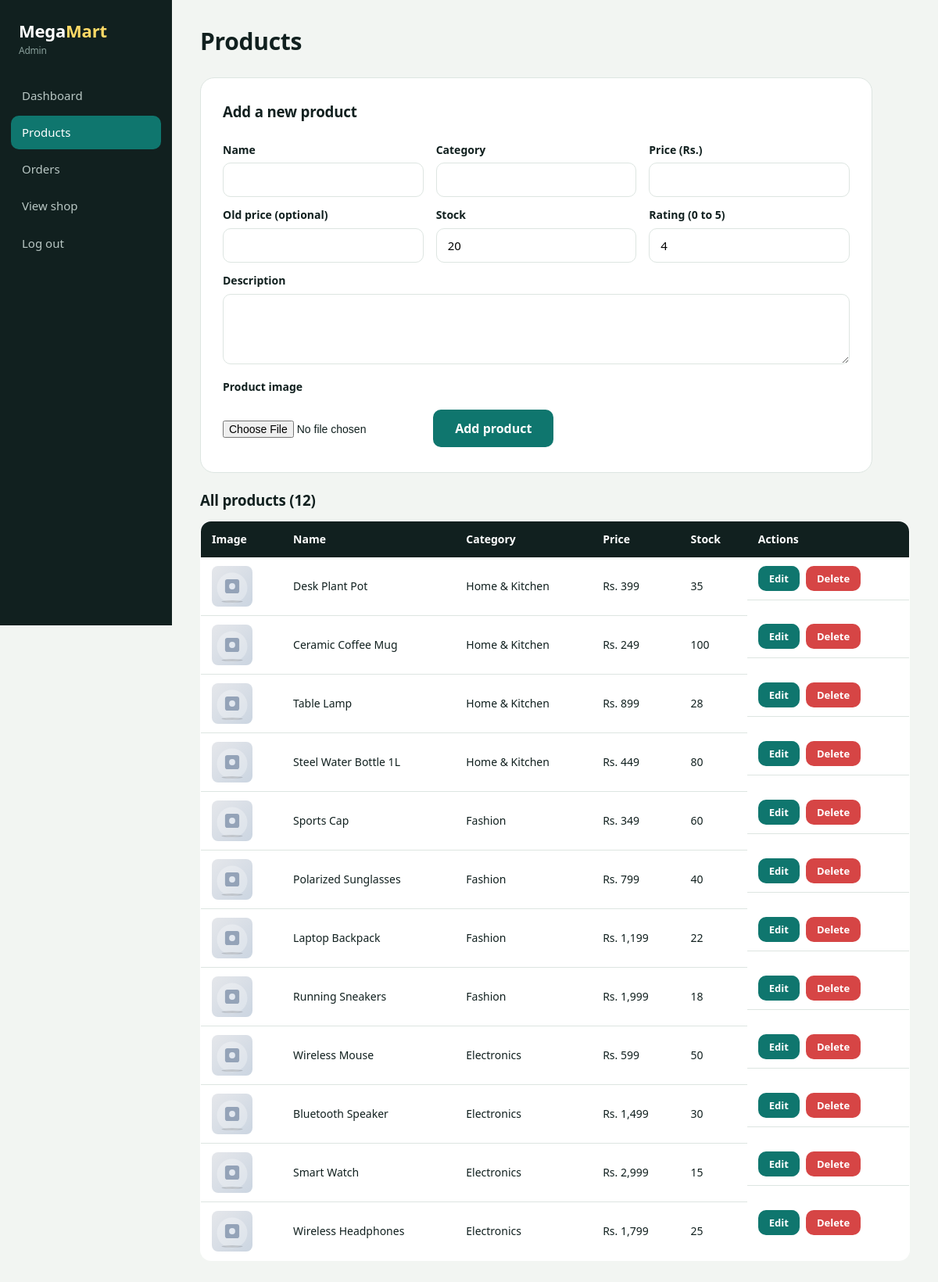
The page /products.php (signed in) on the database its author committed.
### tables this page shows
CREATE TABLE products (
  id INT AUTO_INCREMENT PRIMARY KEY,
  name VARCHAR(120) NOT NULL,
  category VARCHAR(60) NOT NULL,
  description TEXT,
  price DECIMAL(10,2) NOT NULL,
  old_price DECIMAL(10,2) DEFAULT NULL,
  rating DECIMAL(2,1) DEFAULT 4.0,
  stock INT DEFAULT 20,
  image VARCHAR(255) DEFAULT ''
);

### db.php (called while the page is built, shortened)
<?php
function e($s) { return htmlspecialchars((string)$s, ENT_QUOTES, 'UTF-8'); }
function img($p, $root = '') {
    $f = !empty($p['image']) ? $p['image'] : 'default.svg';
    if (!file_exists(__DIR__ . '/images/products/' . $f)) { $f = 'default.svg'; }
    return $root . 'images/products/' . $f;
}
function money($n) { return 'Rs. ' . number_format((float)$n, 0); }
?>

### products.php (the view, shortened to what this page needs)
<?php
require 'auth.php';
$edit = null;
$list = mysqli_query($conn, "SELECT * FROM products ORDER BY id DESC");
include 'header.php';
?>
<h1>Products</h1>
<form method="post" enctype="multipart/form-data" class="form-card wide">
  <h3><?= $edit ? 'Edit product' : 'Add a new product' ?></h3>
  <div class="form-grid">
    <div><label>Name</label><input type="text" name="name" required value="<?= e($edit['name'] ?? '') ?>"></div>
    <div><label>Category</label><input type="text" name="category" list="cats" required value="<?= e($edit['category'] ?? '') ?>">
      <datalist id="cats"><option value="Electronics"><option value="Fashion"><option value="Home &amp; Kitchen"></datalist></div>
    <div><label>Price (Rs.)</label><input type="number" step="0.01" name="price" required value="<?= e($edit['price'] ?? '') ?>"></div>
    <div><label>Old price (optional)</label><input type="number" step="0.01" name="old_price" value="<?= e($edit['old_price'] ?? '') ?>"></div>
    <div><label>Stock</label><input type="number" name="stock" required value="<?= e($edit['stock'] ?? 20) ?>"></div>
    <div><label>Rating (0 to 5)</label><input type="number" step="0.1" min="0" max="5" name="rating" value="<?= e($edit['rating'] ?? 4.0) ?>"></div>
  </div>
  <label>Description</label>
  <textarea name="description"><?= e($edit['description'] ?? '') ?></textarea>
  <label>Product image <?= $edit ? '(leave empty to keep the current one)' : '' ?></label>
  <input type="file" name="image" accept="image/*">
  <button type="submit" name="save" class="btn btn-lg"><?= $edit ? 'Save changes' : 'Add product' ?></button>
</form>
<h3>All products (<?= mysqli_num_rows($list) ?>)</h3>
<div class="table-wrap">
<table>
  <tr><th>Image</th><th>Name</th><th>Category</th><th>Price</th><th>Stock</th><th>Actions</th></tr>
  <?php while ($p = mysqli_fetch_assoc($list)) { ?>
  <tr>
    <td><img class="thumb-sm" src="<?= e(img($p, '../')) ?>" alt=""></td>
    <td><?= e($p['name']) ?></td>
    <td><?= e($p['category']) ?></td>
    <td><?= money($p['price']) ?></td>
    <td><?= (int)$p['stock'] ?></td>
    <td class="row-actions">
      <a class="btn btn-sm" href="products.php?edit=<?= $p['id'] ?>">Edit</a>
      <a class="btn btn-sm btn-danger" href="products.php?delete=<?= $p['id'] ?>" onclick="return confirm('Delete this product?');">Delete</a>
    </td>
  </tr>
  <?php } ?>
</table>
</div>
<?php include 'footer.php'; ?>

### style.css (style rules this page uses)
:root { --ink: #11201f; --muted: #5b6b69; --bg: #f2f5f2; --surface: #ffffff; --line: #dde5e1; --teal: #0f766e; --teal-dark: #0b5a54; --sun: #ffd966; --coral: #ff6a3d; --red: #d64545; --radius: 14px; }
* { box-sizing: border-box; margin: 0; padding: 0; }
html { scroll-behavior: smooth; }
body { font-family: "Segoe UI", Tahoma, Arial, sans-serif; background: var(--bg); color: var(--ink); line-height: 1.55; }
a { color: inherit; text-decoration: none; }
img { max-width: 100%; display: block; }
h1, h2, h3, .logo { font-family: "Trebuchet MS", "Segoe UI", sans-serif; letter-spacing: -0.01em; }
.btn { display: inline-block; background: var(--teal); color: #fff; padding: 10px 20px; border: none; border-radius: 10px; font-size: 15px; font-weight: 600; cursor: pointer; text-align: center; font-family: inherit; transition: background .15s; }
.btn-lg { padding: 13px 28px; font-size: 16px; }
.btn-sm { padding: 6px 14px; font-size: 13px; }
.btn-danger { background: var(--red); }
.form-card { background: var(--surface); border: 1px solid var(--line); border-radius: 18px; padding: 28px; margin-bottom: 20px; }
.form-card.wide { max-width: 860px; }
.form-card h3 { margin: 18px 0 8px; }
.form-card h3:first-child { margin-top: 0; }
label { display: block; font-weight: 600; font-size: 14px; margin-top: 12px; }
input[type=text], input[type=email], input[type=password], input[type=number], textarea, select { width: 100%; padding: 11px 14px; margin-top: 6px; border: 1.5px solid var(--line); border-radius: 10px; font-size: 15px; font-family: inherit; background: #fff; }
textarea { min-height: 90px; resize: vertical; }
input[type=file] { margin: 8px 0 16px; font-size: 14px; }
.form-card .btn-block, .form-card button.btn { margin-top: 18px; }
.form-grid { display: grid; grid-template-columns: 1fr 1fr 1fr; gap: 0 16px; }
.table-wrap { overflow-x: auto; }
table { width: 100%; border-collapse: collapse; background: var(--surface); border: 1px solid var(--line); border-radius: var(--radius); overflow: hidden; margin-bottom: 24px; }
th { background: var(--ink); color: #fff; text-align: left; padding: 12px 14px; font-size: 14px; }
td { padding: 11px 14px; border-bottom: 1px solid var(--line); font-size: 14px; }
tr:last-child td { border-bottom: none; }
.thumb-sm { width: 52px; height: 52px; object-fit: cover; border-radius: 8px; }
.row-actions { display: flex; gap: 8px; }
body.admin { display: flex; min-height: 100vh; background: var(--bg); }
.admin-main h1 { font-size: 30px; margin-bottom: 22px; }
.admin-main h3 { margin: 6px 0 12px; }

### rows shown on the page
products: name "Desk Plant Pot", category "Home & Kitchen", price "Rs. 399", stock "35"
products: name "Ceramic Coffee Mug", category "Home & Kitchen", price "Rs. 249", stock "100"
products: name "Table Lamp", category "Home & Kitchen", price "Rs. 899", stock "28"
products: name "Steel Water Bottle 1L", category "Home & Kitchen", price "Rs. 449", stock "80"
products: name "Sports Cap", category "Fashion", price "Rs. 349", stock "60"
products: name "Polarized Sunglasses", category "Fashion", price "Rs. 799", stock "40"
products: name "Laptop Backpack", category "Fashion", price "Rs. 1,199", stock "22"
products: name "Running Sneakers", category "Fashion", price "Rs. 1,999", stock "18"
products: name "Wireless Mouse", category "Electronics", price "Rs. 599", stock "50"
products: name "Bluetooth Speaker", category "Electronics", price "Rs. 1,499", stock "30"
products: name "Smart Watch", category "Electronics", price "Rs. 2,999", stock "15"
products: name "Wireless Headphones", category "Electronics", price "Rs. 1,799", stock "25"

### other values the page prints
mysqli_num_rows($list) "12"
